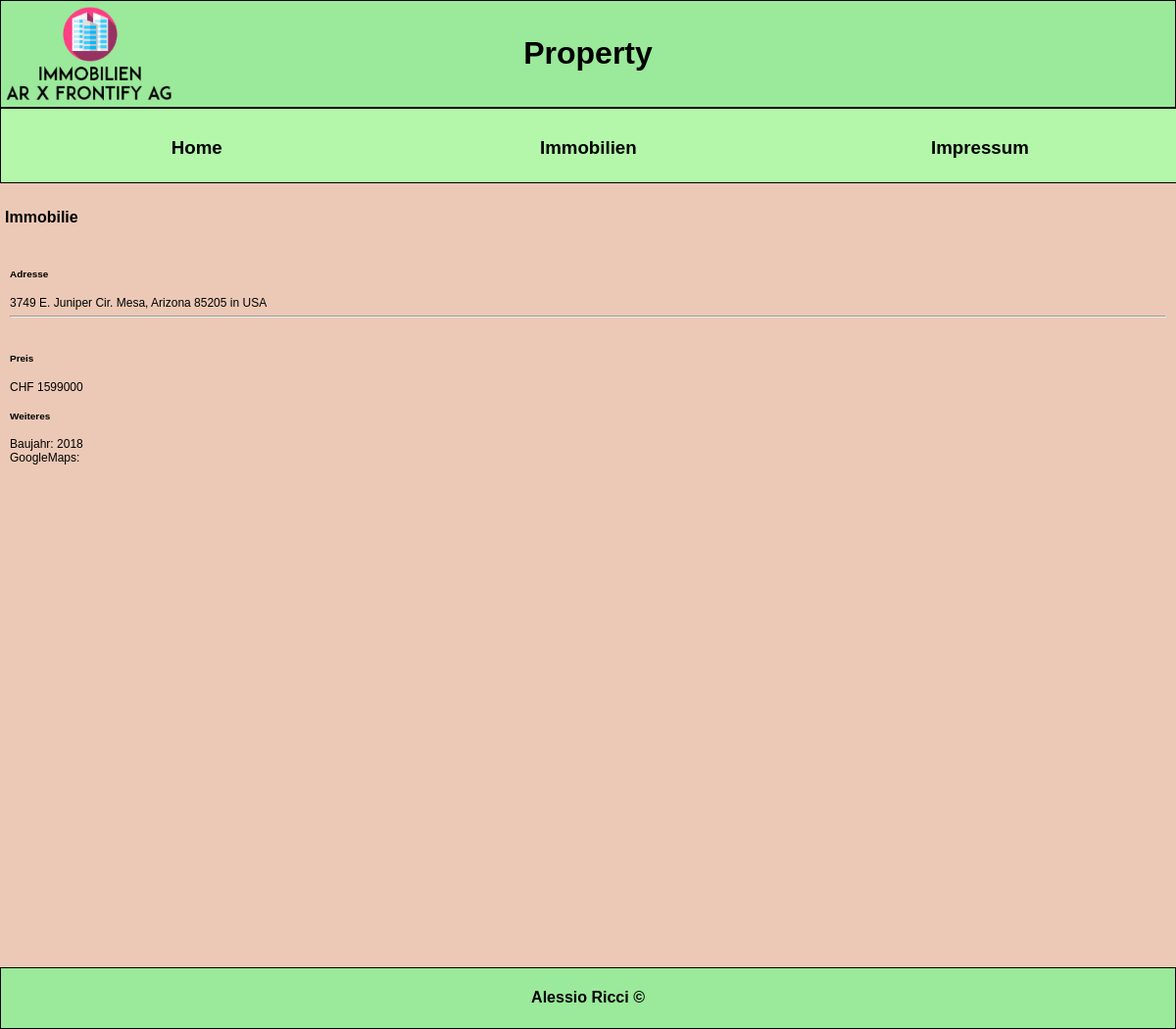
The app's page /properties/show/1 with its own data.
### tables this page shows
CREATE TABLE `immobilien` (
  `id` int(32) NOT NULL,
  `Land` int(32) NOT NULL,
  `Ort` varchar(512) NOT NULL,
  `Preis` int(64) NOT NULL,
  `Baujahr` int(32) NOT NULL,
  `lat` double DEFAULT NULL,
  `lng` double DEFAULT NULL
);

CREATE TABLE `land` (
  `LandID` int(32) NOT NULL,
  `Landname` varchar(128) NOT NULL
);

### sql/routen.php (called while the page is built, shortened)
<?php
    $url = $_SERVER['REQUEST_URI'];
    $url_parts = explode('/', $url);
    $id = array_key_exists('3', $url_parts) ? intval($url_parts[3]) : -1;
?>

### property/propertydetailview.php (the view, shortened to what this page needs)
<article class="small">
<h5>Adresse</h5>
<?php
    include("sql/routen.php");
    $sql = "SELECT `immobilien`.`id`, `immobilien`.`Ort`, `immobilien`.`Preis`, `immobilien`.`Baujahr`, `land`.`Landname`, `immobilien`.`lat`, `immobilien`.`lng`
            FROM `immobilien`
            LEFT JOIN `land` ON `immobilien`.`Land` = `land`.`LandID`
            WHERE immobilien.id =" . $id;
    $result = $conn->query($sql);
    $row = $result->fetch_assoc();
    echo "
    {$row['Ort']} in {$row['Landname']}
    <br><hr><br>
    <h5>Preis</h5>
      CHF {$row['Preis']}
    <h5>Weiteres</h5>
      Baujahr: {$row['Baujahr']}<br>
"?>
<?php if($row['lat']==''){}else{
  echo("GoogleMaps:<br><br>");?>
<div id="map" style="height: 350px;width: 75%;"></div>
  <?php } ?>
</article>

### css/style.css (style rules this page uses)
header, footer, nav, main, html { text-align:center; }
article { margin: 5px; padding: 5px; }
body { font-family: Verdana, Arial; margin: 0; height: 100%; }
article { margin: 0; }
.small { font-size: 75%; }

### records on screen
immobilien: Ort "3749 E. Juniper Cir. Mesa, Arizona 85205", Land.Landname "USA", Preis "1599000", Baujahr "2018"

### other values on screen
$pageTitle "Property"
